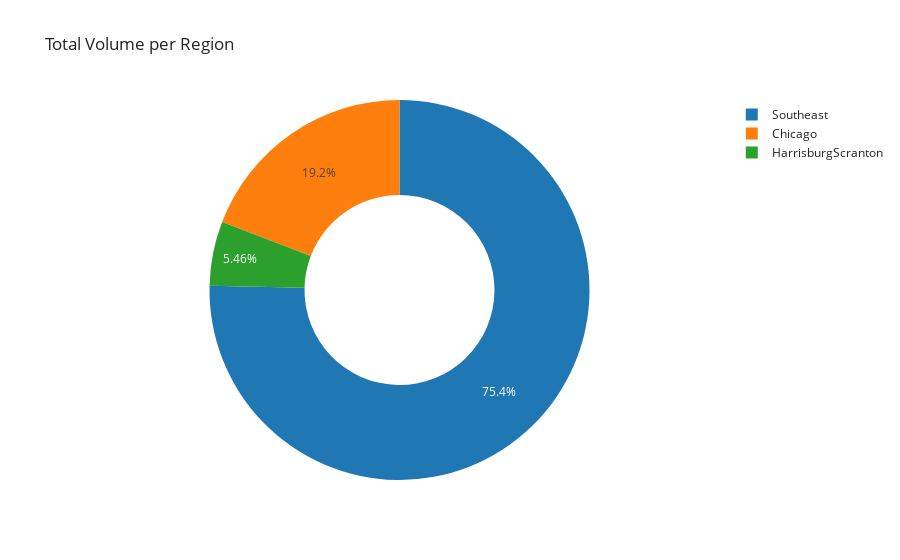

Write notebook code for a chart like this one.
### Code cell
fig = px.pie(data_frame=df_donut,
             names='region',
             values='Total Volume',
             hole=0.5,
             title='Total Volume per Region')
fig.show()

### Figure 1 — Plotly figure (JSON) as saved in the notebook; plotly's stock layout.template omitted (floating-point values rounded to 4 significant figures)
{"data": [{"domain": {"x": [0, 1], "y": [0, 1]}, "hole": 0.5, "hovertemplate": "region=%{label}<br>Total Volume=%{value}<extra></extra>", "labels": ["Chicago", "HarrisburgScranton", "Southeast"], "legendgroup": "", "name": "", "showlegend": true, "type": "pie", "values": [40320000.0, 11490000.0, 158500000.0]}], "layout": {"legend": {"tracegroupgap": 0}, "title": {"text": "Total Volume per Region"}}}
